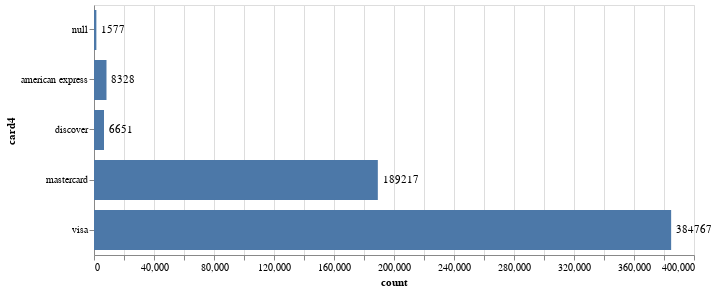

The notebook cell this image was saved under:
### Code cell
#The bar chart presents the amount of each credit card brand used in the transactions.
bar_chart=alt.Chart(card4Group).mark_bar(size=40).encode(x='count:Q',y='card4:N')
bar_text = bar_chart.mark_text(align='left', baseline='middle', dx=5).encode(text='count:Q')
(bar_chart + bar_text).properties(height=alt.Step(50), width=600)

### Figure 1 — Vega-Lite specification as saved in the notebook (floating-point values rounded to 4 significant figures)
{"$schema": "https://vega.github.io/schema/vega-lite/v4.17.0.json", "config": {"view": {"continuousHeight": 300, "continuousWidth": 400}}, "data": {"name": "data-035ce3365887a5573fc10ac4d92bdb85"}, "datasets": {"data-035ce3365887a5573fc10ac4d92bdb85": [{"card4": "american express", "count": 8328}, {"card4": "discover", "count": 6651}, {"card4": "mastercard", "count": 189217}, {"card4": "visa", "count": 384767}, {"card4": null, "count": 1577}]}, "height": {"step": 50}, "layer": [{"encoding": {"x": {"field": "count", "type": "quantitative"}, "y": {"field": "card4", "type": "nominal"}}, "mark": {"size": 40, "type": "bar"}}, {"encoding": {"text": {"field": "count", "type": "quantitative"}, "x": {"field": "count", "type": "quantitative"}, "y": {"field": "card4", "type": "nominal"}}, "mark": {"align": "left", "baseline": "middle", "dx": 5, "type": "text"}}], "width": 600}
